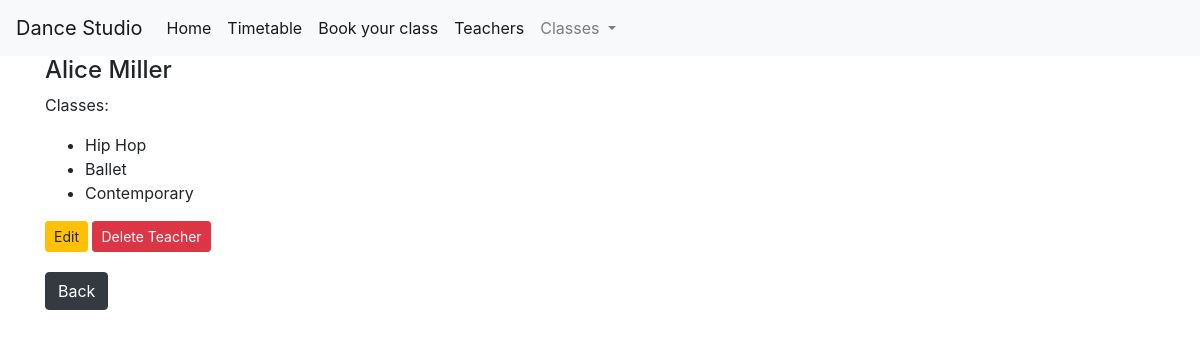
Screenshot of /teacher/1 with the database file from the repository.
### tables this page shows
CREATE TABLE teachers (
    teacher_id INTEGER PRIMARY KEY AUTOINCREMENT,
    name VARCHAR(50) NOT NULL,
    surname VARCHAR(50) NOT NULL
);

### app.py (the view)
@app.route('/teacher/<int:teacher_id>')
def teacher(teacher_id):
    dance_classes = get_dance_classes_for_navbar()
    teacher = get_teacher_detail(teacher_id)
    return render_template('teacher.html', teacher=teacher, dance_classes=dance_classes)

### app.py (called while the page is built)
def get_db_connection():
    conn = sqlite3.connect('database.db')
    conn.row_factory = sqlite3.Row
    return conn

def get_teacher_detail(teacher_id):
    conn = get_db_connection()
    teacher = conn.execute('''
        SELECT teachers.teacher_id, teachers.name, teachers.surname,
        GROUP_CONCAT(dance_classes.dance_class_name) as class_names
        FROM teachers
        LEFT JOIN teacher_classes ON teachers.teacher_id = teacher_classes.teacher_id
        LEFT JOIN dance_classes ON teacher_classes.dance_class_id = dance_classes.dance_class_id
        WHERE teachers.teacher_id = ?
        GROUP BY teachers.teacher_id
    ''', (teacher_id,)).fetchall()
    conn.close()
    if teacher is None:
        abort(404)
    return teacher

def get_dance_classes_for_navbar():
    conn = get_db_connection()
    dance_classes = conn.execute('SELECT * FROM dance_classes').fetchall()
    conn.close()
    return dance_classes

### templates/teacher.html (shortened to what this page needs)
{% extends 'base.html' %}
{% block content %}
  {% for row in teacher %}
    <div>
      <h4>{{ row[1] ~ ' ' ~ row[2] }}</h4>
      {% if row[3] %}
        <p>Classes:</p>
        <ul>
          {% for class_name in row[3].split(',') %}
            <li>{{ class_name }}</li>
          {% endfor %}
        </ul>
      {% else %}
        <p>Currently, this teacher does not teach classes.</p>
      {% endif %}
      <a href="{{ url_for('edit_teacher', teacher_id=row[0]) }}" class="btn btn-warning btn-sm">Edit</a>
      <button form="deleteForm{{ row[0] }}" type="submit" class="btn btn-danger btn-sm"
              onclick="return confirm('Are you sure you want to delete this teacher?')">Delete Teacher</button>
      <p>
        <a href="{{ url_for('teachers') }}" class="btn btn-dark" style="margin-top: 20px;">Back</a>
      </p>
    </div>
  {% endfor %}
{% endblock %}

### rows the page displays
teachers: name+surname "Alice Miller", class_name "Hip Hop" "Ballet" "Contemporary"
